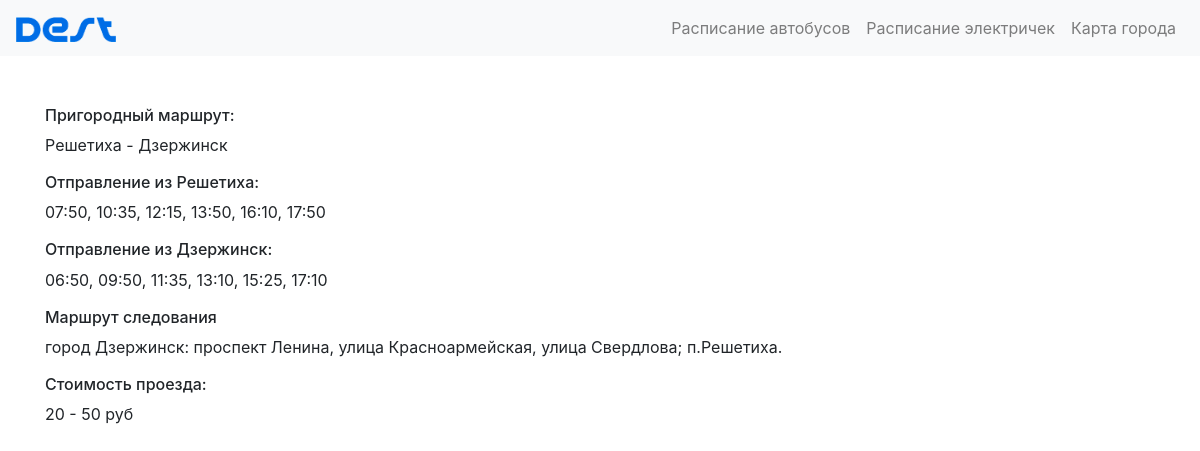
The app's page /shedule/115/ with its own data.
### main/models.py (models this page shows, shortened)
class Race(models.Model):
    bus = models.ForeignKey(Bus, verbose_name="Номер автобуса", on_delete=models.CASCADE)
    first_point_of_departure = models.CharField(max_length=255, verbose_name='Первый пункт отправления')
    first_shedule = models.TextField("Расписание")
    second_point_of_departure = models.CharField(max_length=255, verbose_name='Второй пункт отправления')
    second_shedule = models.TextField("Расписание")
    route = models.TextField("Маршрут следования")
    ticket_price = models.CharField(max_length=255, verbose_name='Цена билета')
    slug = models.SlugField(verbose_name="url", unique=True)
    class Meta:
        verbose_name = 'Рейс'
        verbose_name_plural = 'Рейсы'

### main/views.py (the view)
# urls.py: path('shedule/<slug:slug>/', views.get_shedule, name="shedule"),
def get_shedule(request, slug):
    shedule = Race.objects.filter(slug=slug)
    return render(request, 'main/shedule.html', {'title': 'Расписание автобусов', 'shedule': shedule})

### main/templates/main/shedule.html (shortened to what this page needs)
{% extends 'main/base.html' %}
{% block content %}
    {% for el in shedule %}
        <h6>Пригородный маршрут:</h6>
        <p>{{el.first_point_of_departure}} - {{el.second_point_of_departure}}</p>
        <h6>Отправление из {{el.first_point_of_departure}}:</h6>
        <p>{{el.first_shedule}}</p>
        <h6>Отправление из {{el.second_point_of_departure}}:</h6>
        <p>{{el.second_shedule}}</p>
        <h6>Маршрут следования</h6>
        <p>{{el.route}}</p>
        <h6>Стоимость проезда:</h6>
        <p>{{el.ticket_price}}</p>
    {% endfor %}
{% endblock %}

### records on screen
Race: first_point_of_departure "Решетиха", second_point_of_departure "Дзержинск", first_shedule "07:50, 10:35, 12:15, 13:50, 16:10, 17:50", second_shedule "06:50, 09:50, 11:35, 13:10, 15:25, 17:10", route "город Дзержинск: проспект Ленина, улица Красноармейская, улица Свердлова; п.Решетиха.", ticket_price "20 - 50 руб"
